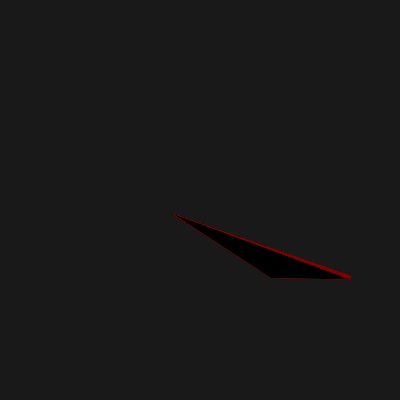
Frame 1 (no input)
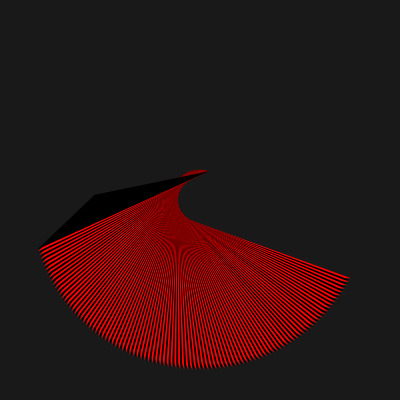
Frame 60 (no input)
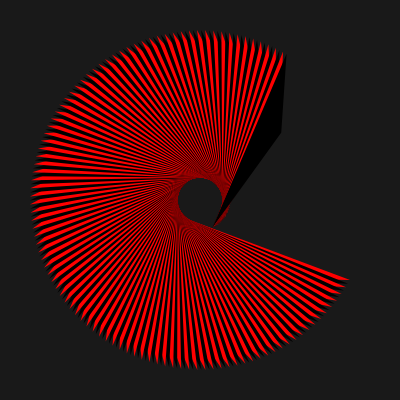
Frame 120 (the mouse pressed at the canvas centre since frame 60)

The p5.js sketch that drew these frames (run headless with seeded random() and noise() and a simulated clock; from frame 60 on, the mouse is pressed at the canvas centre):

// p5.js sketch
// ── sketch.js
function setup() {
 
  createCanvas(400, 400);
}  


let angle = 0;

function draw() {
  background(25)
  translate(200,200,280)
 
 
  let v0 = createVector(50, 50);
  let v1 = createVector(50, 0);

for(let i = 0;i<100;i++){
 drawArrow(v0, v1.rotate(angle), 'red');
  angle += 0.000001;
   drawArrow(v0, v1.rotate(angle), 'black');
  angle += 0.000001;
}
  
}

function drawArrow(base, vec, myColor) {
  push();
  stroke(myColor);
  strokeWeight(3);
  fill(myColor);
  translate(0, 0);
  rotate(vec.heading());
  let arrowSize = 7;
  translate(vec.mag() - arrowSize, 0);
  triangle(30, 75, -58, 20, 100, 75);
  pop()

}
